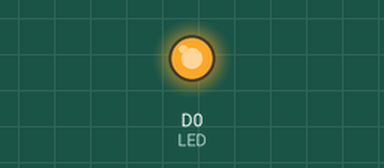
Bench run of a sketch on a simulated ESP8266 (NodeMCU). On the bench: output pins drawn as LEDs (lit = HIGH).

Above: at 0.05 s.
At 0.9 s:
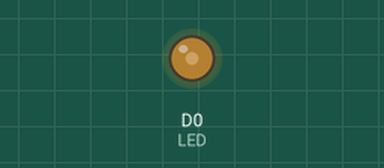
At 1.35 s:
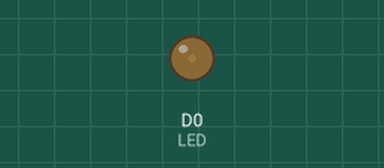
At 1.8 s:
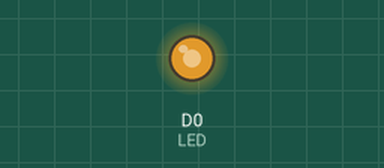
Timing chart, 0 to 6.7 s (numbered marks = the images above):
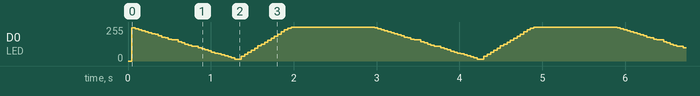

The sketch:

blinkyArduino.ino
```cpp
//
// Blinky light
//
// Blinks the built-in light on the ESP-8266
// Light is hard-wired to digital pin D0

#define LED D0

#define BRIGHT    350     //max led intensity (1-500)
#define INHALE    1250    //Inhalation time in milliseconds.
#define PULSE     INHALE*1000/BRIGHT
#define REST      1000    //Rest Between Inhalations.

void setup() {
  pinMode(LED, OUTPUT);
}

void loop() {
//ramp increasing intensity, Inhalation:
  for (int i=1;i<BRIGHT;i++){
    digitalWrite(LED, LOW);          // turn the LED on.
    delayMicroseconds(i*10);         // wait
    digitalWrite(LED, HIGH);         // turn the LED off.
    delayMicroseconds(PULSE-i*10);   // wait
    delay(0);                        //to prevent watchdog firing.
  }
  //ramp decreasing intensity, Exhalation (half time):
  for (int i=BRIGHT-1;i>0;i--){
    digitalWrite(LED, LOW);          // turn the LED on.
    delayMicroseconds(i*10);          // wait
    digitalWrite(LED, HIGH);         // turn the LED off.
    delayMicroseconds(PULSE-i*10);  // wait
    i--;
    delay(0);                        //to prevent watchdog firing.
    }
  delay(REST);                       //take a rest...
}
```
